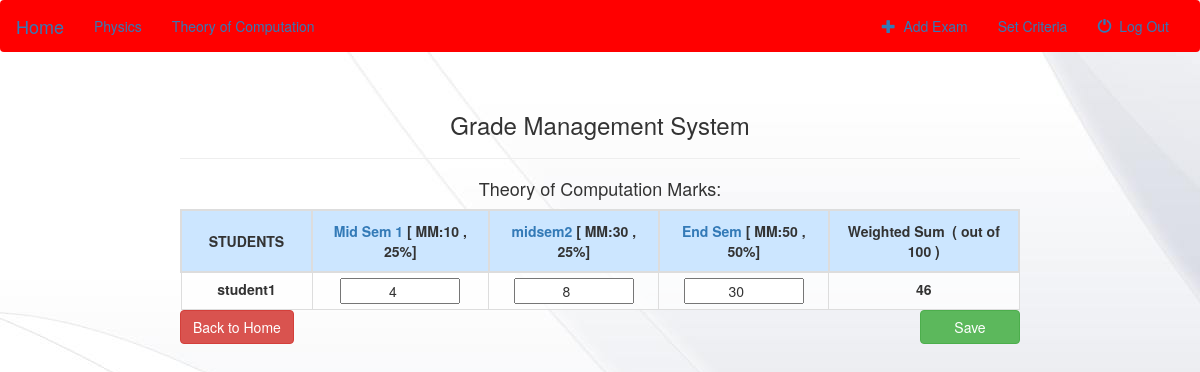
/authenticated/2/ (signed in), run on the app's committed database.
### gms/models.py (models this page shows, shortened)
class Courses(models.Model):
    course_name = models.CharField(max_length=30)
    credit = models.PositiveSmallIntegerField(default=3)
    faculty = models.ForeignKey('Faculty',on_delete=models.PROTECT,null=True)
    students = models.ManyToManyField('Student')
    a = models.PositiveSmallIntegerField(default=80)
    b = models.PositiveSmallIntegerField(default=60)
    c = models.PositiveSmallIntegerField(default=40)
    d = models.PositiveSmallIntegerField(default=20)
    def __str__(self):
        return self.course_name

class Exam(models.Model):
    name = models.CharField(max_length=30)
    total_marks = models.IntegerField(default=0)
    course = models.ForeignKey(Courses,on_delete=models.CASCADE,null=True)
    weightage = models.IntegerField(default=0)
    def __str__(self):
        return self.name

class Student(md.User):
    def __str__(self):
        return self.username

class Result(models.Model):
    exam = models.ForeignKey(Exam,on_delete=models.CASCADE,null=True)
    course = models.ForeignKey(Courses,on_delete=models.CASCADE,null=True)
    student = models.ForeignKey(Student,on_delete=models.CASCADE,null=True)
    gained_marks = models.IntegerField(default=0)

class Total_Marks(models.Model):
    course = models.ForeignKey(Courses,on_delete=models.CASCADE,null=True)
    student = models.ForeignKey(Student,on_delete=models.CASCADE,null=True)
    total_marks = models.IntegerField(default=0)

### gms/views.py (the view)
# urls.py: url(r'^authenticated/(?P<course_no>[0-9]+)/$',course,name='course'),
@cache_control(no_cache=True, must_revalidate=True, no_store=True)
def course(request,course_no):
	if request.method=="POST":
		if request.user.is_authenticated:
			try:
				userTemp=Faculty.objects.get(username=request.user.username,password=request.user.password)
			except Faculty.DoesNotExist:
				return redirect('/logout/')
			courses=userTemp.courses_set.all()
			course=courses[int(course_no)-1]
			for std in course.students.all():
				total_marks=std.total_marks_set.get(course=course)
				total_marks.total_marks=0.0
				for exam1 in course.exam_set.all():
					marks=request.POST[std.username+"_"+exam1.name]
					result=Result.objects.get(student=std,exam=exam1,course=course)
					result.gained_marks=marks
					result.save()
					total_marks.total_marks+=float(marks)*(float(exam1.weightage))/(float(exam1.total_marks))
					total_marks.save()
			return redirect('/authenticated/'+str(course_no)+'/')
	else:
		if request.user.is_authenticated:
			try:
				userTemp=Faculty.objects.get(username=request.user.username,password=request.user.password)
			except Faculty.DoesNotExist:
				return redirect('/logout/')
			courses=userTemp.courses_set.all()
			course=courses[int(course_no)-1]
			total=0
			for std in Student.objects.all():
				for c in std.courses_set.all():
					try:
						r=Total_Marks.objects.get(student=std,course=c)
					except Total_Marks.DoesNotExist:
						r=Total_Marks(student=std,course=c)
						r.save()
			for exam in course.exam_set.all():
				total+=exam.weightage
			for std in course.students.all():
				for exam1 in course.exam_set.all():
					try:
						r=Result.objects.get(student=std,exam=exam1,course=course)
					except Result.DoesNotExist:
						r=Result(student=std,exam=exam1,course=course,gained_marks=0)
						r.save()
			results=Result.objects.filter(course=course)
			print(course.exam_set.all)
			return render(request,"course.html",{'total':total,'faculty':userTemp, 'course1':course,'course_no':int(course_no),'result':results})
		else:
			return redirect('/logout/')

### gms/template/course.html (shortened to what this page needs)
<!DOCTYPE html>
<html>
<head>
</head>
<body>
	{% load staticfiles %}
	<link rel="stylesheet" href="https://maxcdn.bootstrapcdn.com/bootstrap/3.3.6/css/bootstrap.min.css">
	<link rel="stylesheet" type="text/css" href="{% static 'gms/style.css' %}"/>
	<nav class="navbar" style="background-color: red">
		<div class="container-fluid">
		<div class="navbar-header">
			<a class="navbar-brand" href="/authenticated/">Home</a>
		</div>
		<div class="collapse navbar-collapse" id="topNavBar">
			<ul class="nav navbar-nav">
				{% for courses in faculty.courses_set.all %}
				{%if forloop.counter == course_no%}
				<li class="active">
				{%else%}
				<li class="">
				{%endif%}
					<a href="/authenticated/{{forloop.counter}}">{{courses.course_name}}</a>
				</li>
				{%  endfor %}
			</ul>
			<ul class="nav navbar-nav navbar-right">
				<li class="">
					<a href='/authenticated/{{course_no}}/addexam'>
						<span class="glyphicon glyphicon-plus" aria-hidden="true"></span>&nbsp;
						Add Exam
					</a>
				</li>
				<li class="">
					<a href="/authenticated/{{course_no}}/setcriteria">
						Set Criteria
					</a>
				</li>
				<li class="">
					<a href="/logout/">
						<span class="glyphicon glyphicon-off" aria-hidden="true"></span>&nbsp;
						Log Out
					</a>
				</li>
			</ul>
		</div>
		</div>
	</nav>
<br>
<div style="width:70%; margin:0 auto;">
	<form action="/authenticated/{{course_no}}/" method="POST" id="updatemarks_form">
		<h3 style="text-align: center;"> Grade Management System </h3>
		<hr >
		<h4 style="text-align: center;"> {{course1}} Marks: </h4>
		<div style=" overflow-x: auto;">
			<table>
				<tr style="background:#cce6ff">
					<th>STUDENTS</th>
					{%for exam in course1.exam_set.all%}
						<th><a href='/authenticated/{{course_no}}/{{exam.id}}'> {{exam.name}}</a>  [ MM:{{exam.total_marks}} , {{exam.weightage}}%]</th>
					{%endfor%}
					<th>Weighted Sum &nbsp( out of {{total}} )</th>
				</tr>
				{%for student in course1.students.all%}
				   	<tr>
				   		<td><label>{{student}}</label></td>
					    {%for exam in course1.exam_set.all%}
					        <td>
					        	{% for r in result %}
					        		{% if r.exam == exam and r.student == student %}
				        				{% with marks=r.gained_marks %}
										    <input style="text-align: center;" value="{{marks}}" type="number" name="{{student}}_{{exam}}" min="0" max="{{exam.total_marks}}" required>
										{% endwith %}
					        		{% endif %}
					        	{% endfor %}
					       	</td>
					    {%endfor%}
					    {%for total_marks in student.total_marks_set.all%}
					    	{% if total_marks.course == course1 %}
					    		<td><label>{{total_marks.total_marks}}</label></td>
					    	{% endif %}
					    {%endfor%}
				    </tr>
			    {%endfor%}
			</table>
		</div>
		<button class="btn btn-success" type="submit" onclick="myFunction()" style="float: right;width: 100px;" >  Save  </button>
		<a href="/authenticated/" style="float: left;"  class="btn btn-danger">Back to Home</a>
	</form>
</div>
</body>
</html>

### gms/static/gms/style.css (style rules this page uses)
body { background :white url("images/bg.jpg"); }
table, td { background: rgba(255,255,255,0.5); table-layout: auto; border: 1px solid #ddd; text-align: center; }
th { table-layout: auto; border: 2px solid #ddd; text-align: center; padding: 10px; }
table { border-collapse: collapse; width: 100%; }
td { padding: 5px; }
label { width: 120px; }
input { width: 120px; }

### data on the page
Courses: course_name "Physics"
Courses: course_name "Theory of Computation"
Exam: name "Mid Sem 1", total_marks "10", weightage "25"
Exam: name "midsem2", total_marks "30", weightage "25"
Exam: name "End Sem", total_marks "50", weightage "50"
Student: username "student1"
Result: gained_marks "4"
Result: gained_marks "8"
Result: gained_marks "30"
Total_Marks: total_marks "46"

### other printed values
{{ total }} "100"
